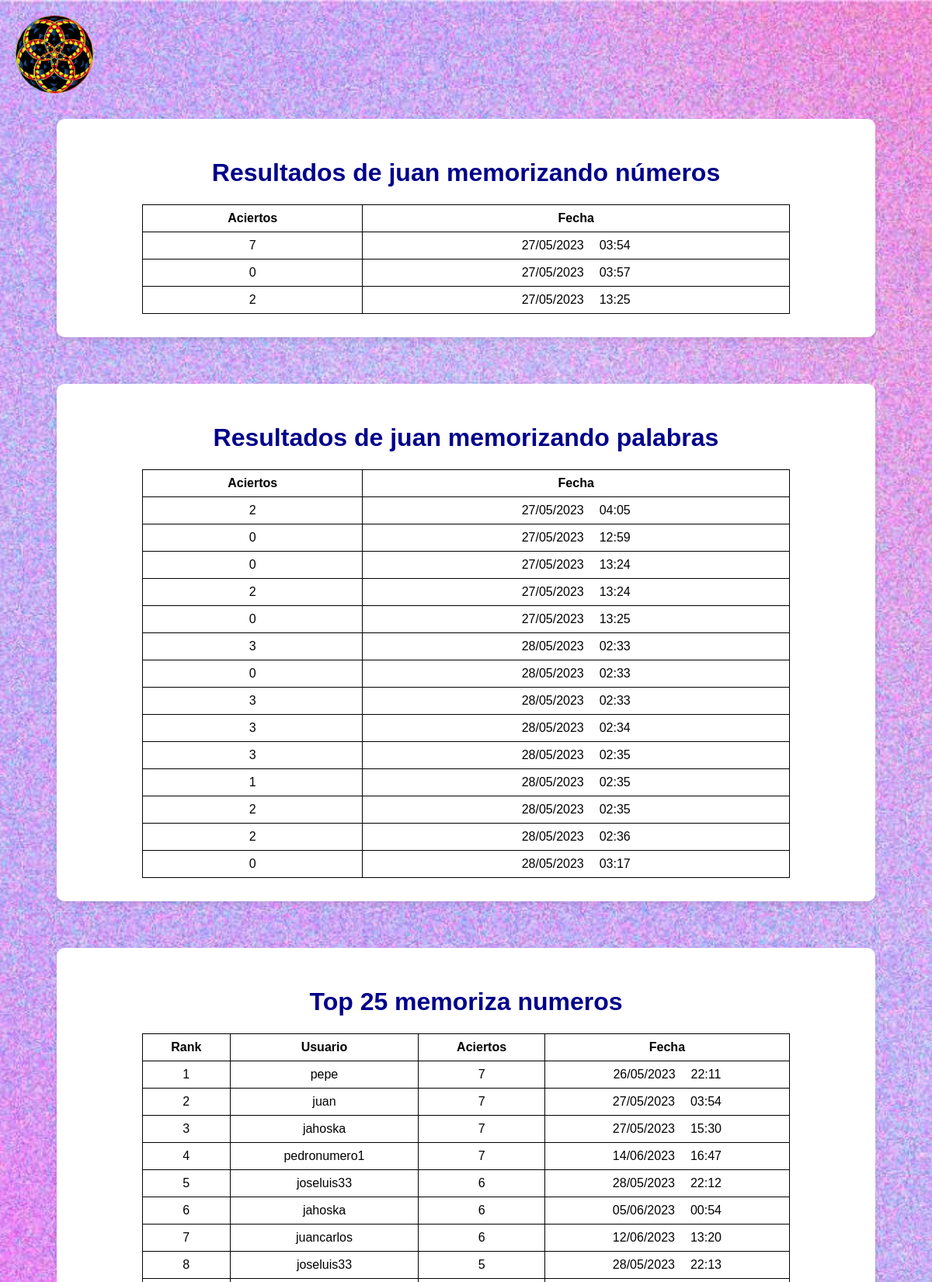
/resultados.php (signed in, upper part), run on the app's committed database.
### tables this page shows
CREATE TABLE `partidas` (
  `id` int(11) NOT NULL,
  `usuario` varchar(255) NOT NULL,
  `aciertos` int(11) NOT NULL,
  `fecha` timestamp NOT NULL DEFAULT current_timestamp()
);

CREATE TABLE `partidas2` (
  `id` int(11) NOT NULL,
  `usuario` varchar(255) NOT NULL,
  `aciertos` int(11) NOT NULL,
  `fecha` timestamp NOT NULL DEFAULT current_timestamp()
);

### resultados.php (the view, shortened to what this page needs)
<?php
require_once 'conexion.php';
$nombre_usuario = $_SESSION['usuario'];
$sql_usuario = "SELECT aciertos, fecha FROM partidas WHERE usuario = ?";
$stmt_usuario = $conn->prepare($sql_usuario);
$stmt_usuario->bind_param('s', $nombre_usuario);
$stmt_usuario->execute();
$result_usuario = $stmt_usuario->get_result();
$sql_usuario2 = "SELECT aciertos, fecha FROM partidas2 WHERE usuario = ?";
$stmt_usuario2 = $conn->prepare($sql_usuario2);
$stmt_usuario2->bind_param('s', $nombre_usuario);
$stmt_usuario2->execute();
$result_usuario2 = $stmt_usuario2->get_result();
$sql_top = "SELECT usuario, aciertos, fecha FROM partidas ORDER BY aciertos DESC LIMIT 25";
$result_top = $conn->query($sql_top);
?>
<!DOCTYPE html>
<html lang="es">
<head>
    </head>
<body>
    <a href="app.php">
        <img src="5 puntas v3.png" class="logo" alt="Logo del sitio">
    </a>
    <div class="container1">
    <?php if ($result_usuario->num_rows > 0): ?>
        <h1>Resultados de <?php echo $nombre_usuario; ?> memorizando números</h1>
        <table>
            <tr>
                <th>Aciertos</th>
                <th>Fecha</th>
            </tr>
            <?php while($row = $result_usuario->fetch_assoc()): ?>
            <tr>
                <td><?php echo $row['aciertos']; ?></td>
                <td><?php
                    $fecha = date_create_from_format('Y-m-d H:i:s', $row['fecha']);
                    if ($fecha === false) {
                        echo "Formato de fecha incorrecto";
                    } else {
                        echo $fecha->format('d/m/Y') . '<span style="margin-left: 20px;">' . $fecha->format('H:i') . '</span>';
                    }
                ?></td>
            </tr>
            <?php endwhile; ?>
        </table>
    <?php else: ?>
        <p>Todavia no hay resultados para mostrar.<a href='memoriza_numeros/memoriza_numeros.php'>Juega</a></p>
    <?php endif; ?>
</div>
<div class="container">
    <?php if ($result_usuario2->num_rows > 0): ?>
        <h1>Resultados de <?php echo $nombre_usuario; ?> memorizando palabras</h1>
        <table>
            <tr>
                <th>Aciertos</th>
                <th>Fecha</th>
            </tr>
            <?php while($row = $result_usuario2->fetch_assoc()): ?>
            <tr>
                <td><?php echo $row['aciertos']; ?></td>
                <td><?php
                    $fecha = date_create_from_format('Y-m-d H:i:s', $row['fecha']);
                    if ($fecha === false) {
                        echo "Formato de fecha incorrecto";
                    } else {
                        echo $fecha->format('d/m/Y') . '<span style="margin-left: 20px;">' . $fecha->format('H:i') . '</span>';
                    }
                ?></td>
            </tr>
            <?php endwhile; ?>
        </table>
    <?php else: ?>
        <p>Todavia no hay resultados para mostrar.<a href='memoriza_palabras/memoriza_palabras.php'>Juega</a></p>
    <?php endif; ?>
</div>
    <div class="container">
        <h1>Top 25 memoriza numeros</h1>
        <table>
            <tr>
                <th>Rank</th>
                <th>Usuario</th>
                <th>Aciertos</th>
                <th>Fecha</th>
            </tr>
            <?php $rank = 1; while($row = $result_top->fetch_assoc()): ?>
            <tr>
                <td><?php echo $rank++; ?></td>
                <td><?php echo $row['usuario']; ?></td>
                <td><?php echo $row['aciertos']; ?></td>
                <td><?php
                    $fecha = date_create_from_format('Y-m-d H:i:s', $row['fecha']);
                    if ($fecha === false) {
                        echo "Formato de fecha incorrecto";
                    } else {
                        echo $fecha->format('d/m/Y') . '<span style="margin-left: 20px;">' . $fecha->format('H:i') . '</span>';
                    }
                ?></td>
            </tr>
            <?php endwhile; ?>
        </table>
    </div>
</body>
</html>

### resultados.php (style rules this page uses)
body { padding: 5px; background: url(5458940.jpg) no-repeat center center fixed; background-size: cover; font-family: Arial, sans-serif; }
table { border-collapse: collapse; border-collapse: collapse; width: calc(100% - 160px); margin-left: 80px; margin-right: 80px; }
th, td { border: 1px solid black; padding: 8px; text-align: center; }
h1 { text-align: center; color: #00008B; }
.container { margin-top: 40px; margin-bottom: 60px; box-shadow: 0 4px 6px rgba(0, 0, 0, 0.1); margin-left: 60px; margin-right: 60px; background-color: #ffffff; border-radius: 10px; padding: 30px; }
.container1 { margin-top: 140px; margin-bottom: 60px; box-shadow: 0 4px 6px rgba(0, 0, 0, 0.1); margin-left: 60px; margin-right: 60px; background-color: #ffffff; border-radius: 10px; padding: 30px; }
.logo { position: absolute; top: 20px; left: 20px; width: 100px; }

### data on the page
partidas: aciertos "7", fecha "27/05/2023", fecha "03:54", usuario "juan"
partidas: aciertos "0", fecha "27/05/2023", fecha "03:57"
partidas: aciertos "2", fecha "27/05/2023", fecha "13:25"
partidas2: aciertos "2", fecha "27/05/2023", fecha "04:05"
partidas2: aciertos "0", fecha "27/05/2023", fecha "12:59"
partidas2: aciertos "0", fecha "27/05/2023", fecha "13:24"
partidas2: aciertos "2", fecha "27/05/2023", fecha "13:24"
partidas2: aciertos "0", fecha "27/05/2023", fecha "13:25"
partidas2: aciertos "3", fecha "28/05/2023", fecha "02:33"
partidas2: aciertos "0", fecha "28/05/2023", fecha "02:33"
partidas2: aciertos "3", fecha "28/05/2023", fecha "02:33"
partidas2: aciertos "3", fecha "28/05/2023", fecha "02:34"
partidas2: aciertos "3", fecha "28/05/2023", fecha "02:35"
partidas2: aciertos "1", fecha "28/05/2023", fecha "02:35"
partidas2: aciertos "2", fecha "28/05/2023", fecha "02:35"
partidas2: aciertos "2", fecha "28/05/2023", fecha "02:36"
partidas2: aciertos "0", fecha "28/05/2023", fecha "03:17"
partidas: usuario "pepe", aciertos "7", fecha "26/05/2023", fecha "22:11"
partidas: usuario "jahoska", aciertos "7", fecha "27/05/2023", fecha "15:30"
partidas: usuario "pedronumero1", aciertos "7", fecha "14/06/2023", fecha "16:47"
partidas: usuario "joseluis33", aciertos "6", fecha "28/05/2023", fecha "22:12"
partidas: usuario "jahoska", aciertos "6", fecha "05/06/2023", fecha "00:54"
partidas: usuario "juancarlos", aciertos "6", fecha "12/06/2023", fecha "13:20"
partidas: usuario "joseluis33", aciertos "5", fecha "28/05/2023", fecha "22:13"

### other printed values
$nombre_usuario "juan"
